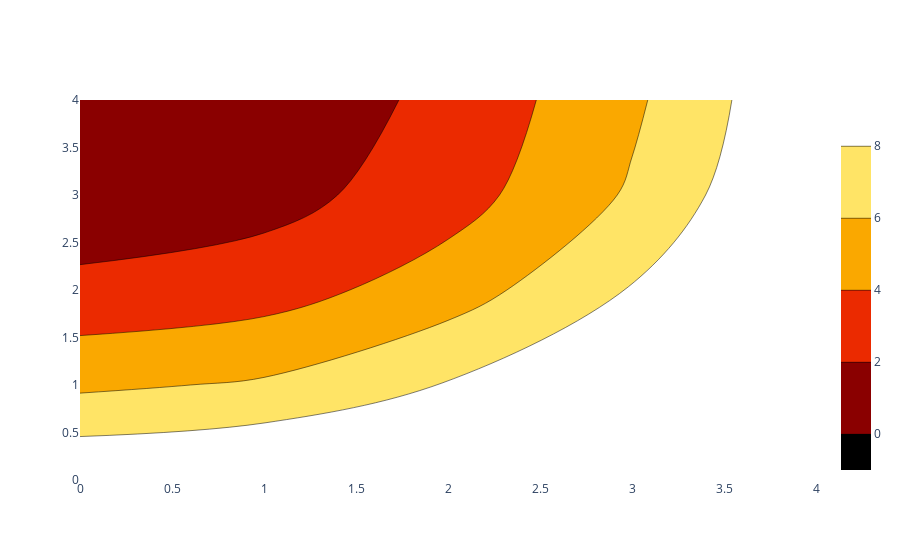

Here is the notebook cell this chart was saved with:
### Markdown cell above
### Customizing Size and Range of a Contour Plot's Contours

### Code cell
fig = go.Figure(data =
    go.Contour(
        z=[[10, 10.625, 12.5, 15.625, 20],
           [5.625, 6.25, 8.125, 11.25, 15.625],
           [2.5, 3.125, 5., 8.125, 12.5],
           [0.625, 1.25, 3.125, 6.25, 10.625],
           [0, 0.625, 2.5, 5.625, 10]],
        colorscale='Hot',
        contours=dict(
            start=0,
            end=8,
            size=2,
        ),
    ))

fig.show()

### Figure 1 — Plotly figure (JSON) as saved in the notebook; plotly's stock layout.template omitted (floating-point values rounded to 4 significant figures)
{"data": [{"colorscale": [[0, "rgb(0,0,0)"], [0.3333, "rgb(230,0,0)"], [0.6667, "rgb(255,210,0)"], [1, "rgb(255,255,255)"]], "contours": {"end": 8, "size": 2, "start": 0}, "type": "contour", "z": [[10, 10.62, 12.5, 15.62, 20], [5.625, 6.25, 8.125, 11.25, 15.62], [2.5, 3.125, 5, 8.125, 12.5], [0.625, 1.25, 3.125, 6.25, 10.62], [0, 0.625, 2.5, 5.625, 10]]}], "layout": {}}
